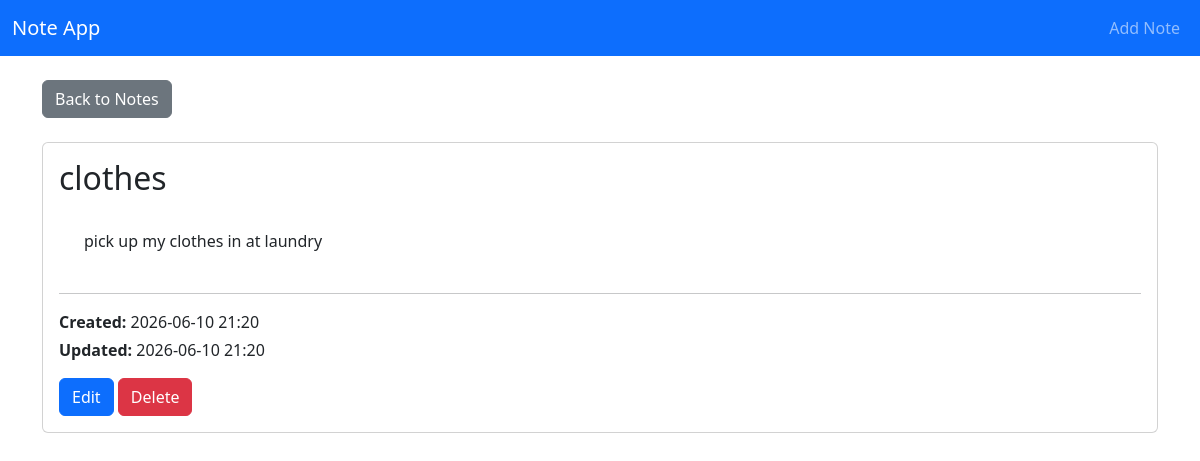
The app's page /note/2 with its own data.
### note_app/app.py (models this page shows, shortened)
class Note(db.Model):
    id = db.Column(db.Integer, primary_key=True)
    title = db.Column(db.String(150), nullable=False)
    body = db.Column(db.Text, nullable=True)
    tags = db.Column(db.String(100), nullable=True)
    created_at = db.Column(db.DateTime, default=datetime.utcnow)
    updated_at = db.Column(db.DateTime, default=datetime.utcnow, onupdate=datetime.utcnow)

### note_app/app.py (the view)
@app.route('/note/<int:note_id>')
def view_note(note_id):
    note = Note.query.get_or_404(note_id)
    return render_template('view_note.html', note=note)

### note_app/templates/view_note.html (shortened to what this page needs)
{% extends 'base.html' %} {% block content %}
<div class="mb-4">
  <a class="btn btn-secondary" href="{{ url_for('index') }}">Back to Notes</a>
</div>
<div class="card">
  <div class="card-body">
    <h2 class="card-title">{{ note.title }}</h2>
    <p class="card-text white-space-pre-wrap">
      {{ note.body or 'No content.' }}
    </p>
    <hr />
    <p class="mb-1">
      <strong>Created:</strong> {{ note.created_at.strftime('%Y-%m-%d %H:%M') }}
    </p>
    <p class="mb-3">
      <strong>Updated:</strong> {{ note.updated_at.strftime('%Y-%m-%d %H:%M') }}
    </p>
    <a
      class="btn btn-primary"
      href="{{ url_for('edit_note', note_id=note.id) }}"
      >Edit</a
    >
    <form
      class="d-inline"
      method="post"
      action="{{ url_for('delete_note', note_id=note.id) }}"
    >
      <button
        class="btn btn-danger"
        onclick="return confirm('Delete this note?');"
      >
        Delete
      </button>
    </form>
  </div>
</div>
{% endblock %}

### note_app/static/css/styles.css (style rules this page uses)
.white-space-pre-wrap { white-space: pre-wrap; }

### records on screen
Note: title "clothes", body "pick up my clothes in at laundry", created_at "2026-06-10 21:20", updated_at "2026-06-10 21:20"
